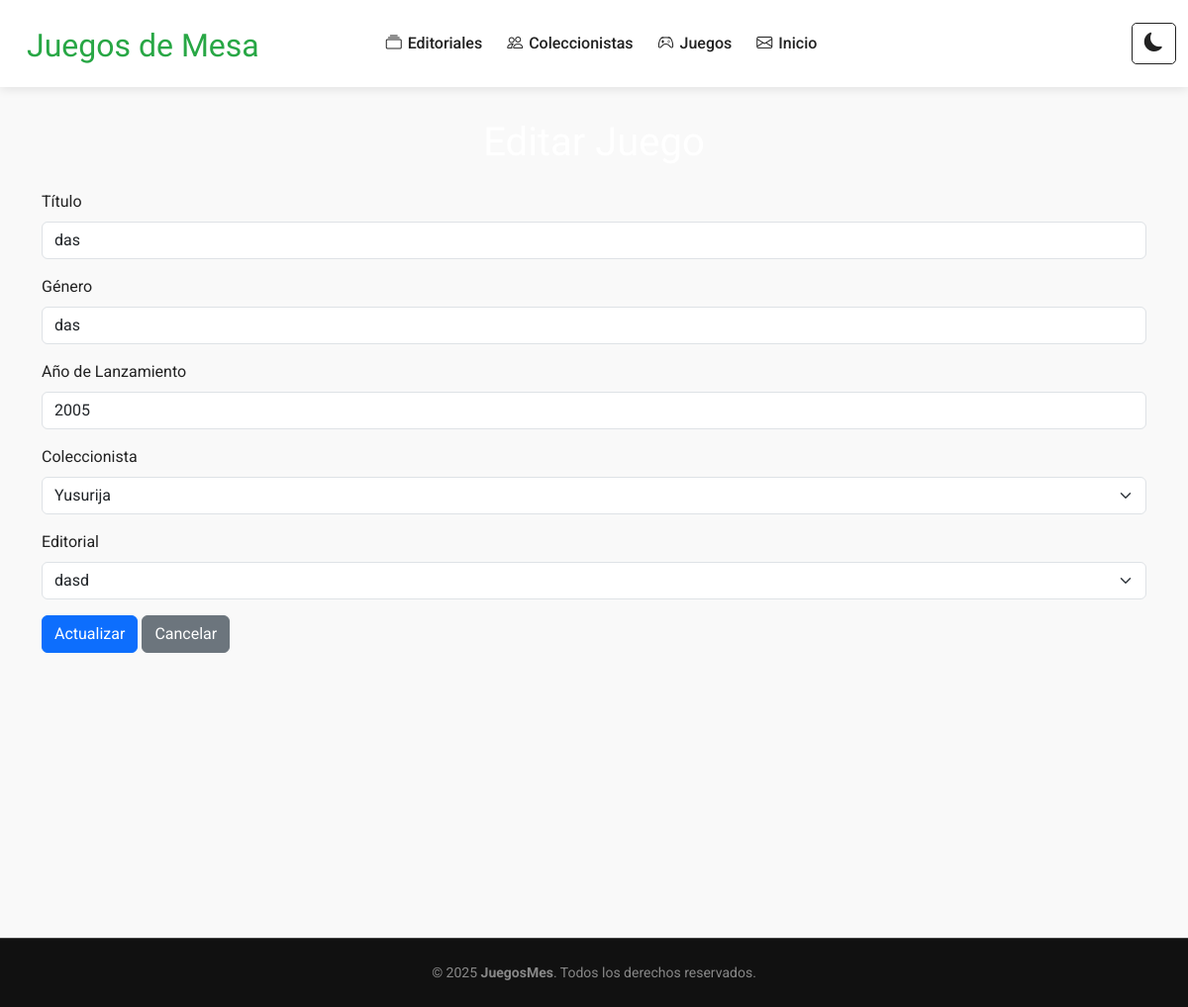
Before: /juego/4/editar/ with the older database file.
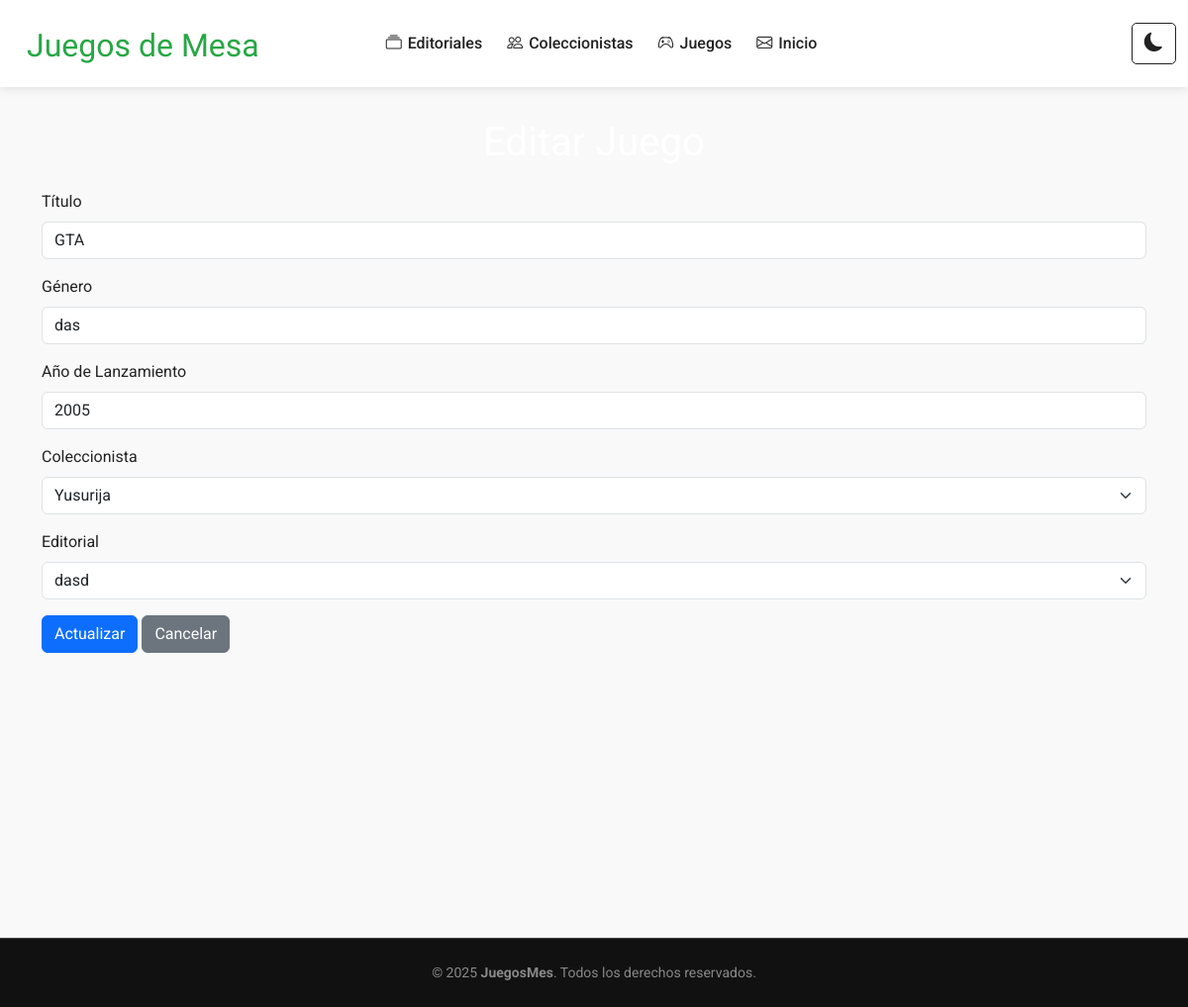
After: the same page with the newer database file.
### Aplicaciones/Juego/models.py (models this page shows, shortened)
class Juego(models.Model):
    titulo = models.CharField(max_length=100)
    genero = models.CharField(max_length=50)
    anio_lanzamiento = models.IntegerField()
    coleccionista = models.ForeignKey(Coleccionista, on_delete=models.CASCADE)
    editorial = models.ForeignKey(Editorial, on_delete=models.CASCADE)

### Aplicaciones/Juego/views.py (the view)
# urls.py: path('<int:id>/editar/', views.editarJuego, name='editar_juego'),
def editarJuego(request, id):
    juego = get_object_or_404(Juego, id=id)
    if request.method == "POST":
        form = JuegoForm(request.POST, instance=juego)
        if form.is_valid():
            form.save()
            messages.success(request, "Juego editado correctamente.")
            return redirect(reverse('lista_juego'))
        else:
            return render(request, 'juego/editar.html', {'form': form, 'juego': juego})
    else:
        form = JuegoForm(instance=juego)
        return render(request, 'juego/editar.html', {'form': form, 'juego': juego})

### Aplicaciones/Juego/forms.py
class JuegoForm(forms.ModelForm):
    class Meta:
        model = Juego
        fields = ['titulo', 'genero', 'anio_lanzamiento', 'coleccionista', 'editorial']
        widgets = {
            'titulo': forms.TextInput(attrs={'class': 'form-control'}),
            'genero': forms.TextInput(attrs={'class': 'form-control'}),
            'anio_lanzamiento': forms.NumberInput(attrs={'class': 'form-control', 'min': 1970, 'max': 2025}),
            'coleccionista': forms.Select(attrs={'class': 'form-select'}),
            'editorial': forms.Select(attrs={'class': 'form-select'}),
        }

### Aplicaciones/Coleccionista/models.py (called while the page is built)
    def __str__(self):
        return self.nombre

### Aplicaciones/Editorial/models.py (called while the page is built)
    def __str__(self):
        return self.titulo

### Aplicaciones/Juego/templates/juego/editar.html (shortened to what this page needs)
{% extends 'plantilla.html' %}
{% block contenido %}
<div class="container mt-4">
    <h1 class="text-center mb-4">Editar Juego</h1>
    <form method="post" novalidate>
        <div class="mb-3">
            <label for="{{ form.titulo.id_for_label }}" class="form-label">Título</label>
            {{ form.titulo }}
        </div>
        <div class="mb-3">
            <label for="{{ form.genero.id_for_label }}" class="form-label">Género</label>
            {{ form.genero }}
        </div>
        <div class="mb-3">
            <label for="{{ form.anio_lanzamiento.id_for_label }}" class="form-label">Año de Lanzamiento</label>
            {{ form.anio_lanzamiento }}
        </div>
        <div class="mb-3">
            <label for="{{ form.coleccionista.id_for_label }}" class="form-label">Coleccionista</label>
            {{ form.coleccionista }}
        </div>
        <div class="mb-3">
            <label for="{{ form.editorial.id_for_label }}" class="form-label">Editorial</label>
            {{ form.editorial }}
        </div>
        <button type="submit" class="btn btn-primary">Actualizar</button>
        <a href="{% url 'lista_juego' %}" class="btn btn-secondary">Cancelar</a>
    </form>
</div>
{% endblock %}

Changed rows visible on the page:
changed Juego "das": titulo "das" → "GTA"
